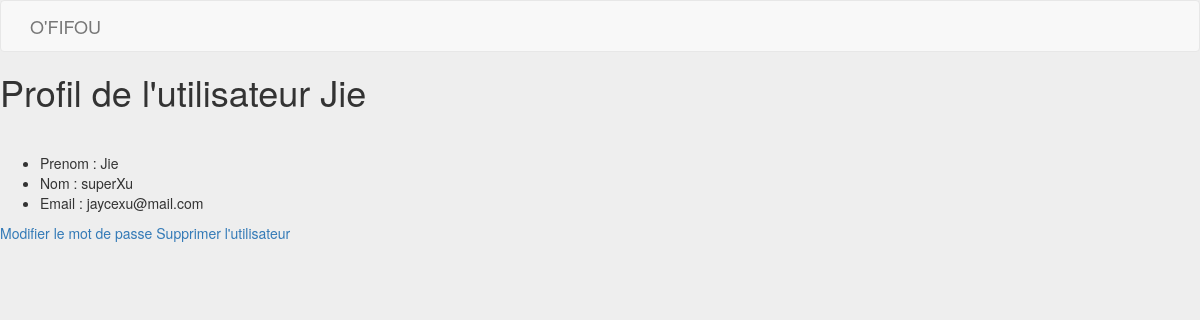
Page /admin/view_user.php?id=4 on the earlier database version.
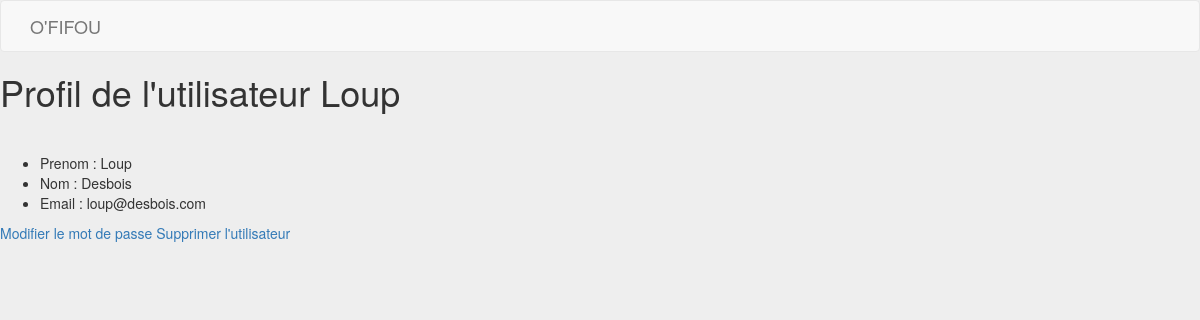
Same page on the later database version.
### tables this page shows
CREATE TABLE `users` (
  `id` int(11) NOT NULL,
  `perm` int(11) NOT NULL,
  `firstname` varchar(255) NOT NULL,
  `lastname` varchar(255) NOT NULL,
  `mail` varchar(255) NOT NULL,
  `password` varchar(255) NOT NULL,
  `pwd_token` varchar(255) NOT NULL
);

### admin/view_user.php (the view, shortened to what this page needs)
<?php
require_once 'inc/connect.php';
if(isset($_GET['id']) && is_numeric($_GET['id'])) {
	$select = $bdd->prepare('SELECT * FROM users WHERE id = :idUser');
	$select->bindValue(':idUser', $_GET['id'], PDO::PARAM_INT);
	if($select->execute()) {
		$user = $select->fetch(PDO::FETCH_ASSOC);
	}
}
?>
<!DOCTYPE html>
<html>
<head>
	<link href="https://maxcdn.bootstrapcdn.com/bootstrap/3.3.7/css/bootstrap.min.css" rel="stylesheet">
    <link href="https://maxcdn.bootstrapcdn.com/font-awesome/4.7.0/css/font-awesome.min.css" rel="stylesheet">
    <link rel="stylesheet" href="style/main.css">
</head>
<body>
	<?php include_once 'inc/navbar.php' ?>
	<h1>Profil de l'utilisateur <?=$user['firstname'];?></h1>
	<hr>
	<div>
		<ul>
			<li>Prenom : <?=$user['firstname'];?></li>
			<li>Nom : <?=$user['lastname'];?></li>
			<li>Email : <?=$user['mail']?></li>
		</ul>
	</div>
	<div>
		<a href="edit_user.php?id=<?=$user['id'];?>">Modifier le mot de passe</a>
		<a href="delete_user.php?id=<?=$user['id'];?>">Supprimer l'utilisateur</a>
	</div>
</body>
</html>

### admin/inc/navbar.php (shortened to what this page needs)
<nav class="navbar navbar-default">
	<div class="container">
		<div class="navbar-header">
			<a class="navbar-brand" href="admin_main.php">O'FIFOU</a>
		</div>
  	</div>
</nav>

### admin/style/main.css (style rules this page uses)
body { background-color: #EEE; }

Differences in the rows shown:
changed users: firstname "Jie" → "Loup"; lastname "superXu" → "Desbois"; mail "jaycexu@mail.com" → "loup@desbois.com"
